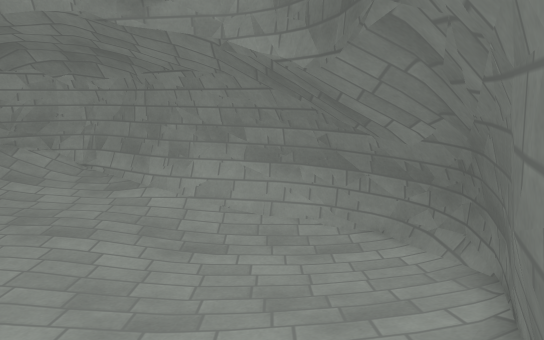
View 1 (above)

12 first-person views from a walk through a level from a Godot 3-D game. The camera is 1.5 m above the floor, tilts 12° down and sees 75° across. The floor is counted in squares, 0.5 m on a side. Each view is taken from the middle of a square. On the plan, view 1 faces up. The plan holds only what a view shows up to about 20 squares ahead; the rest is blank. Surface patterns are stand-ins for the level's own textures.

View 2
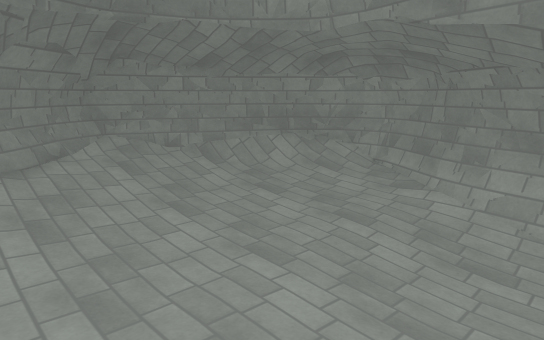

View 3
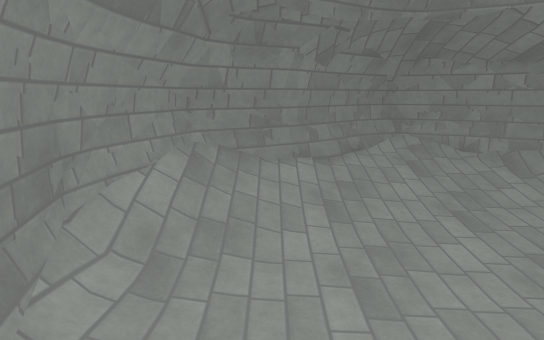

View 4
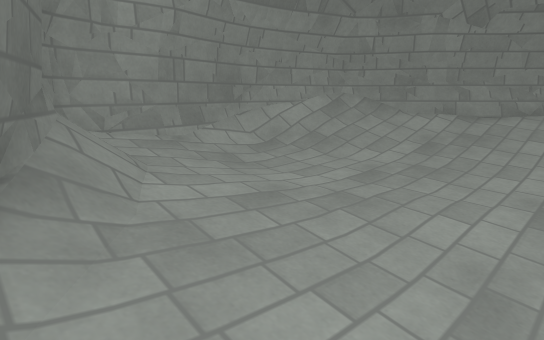

View 5
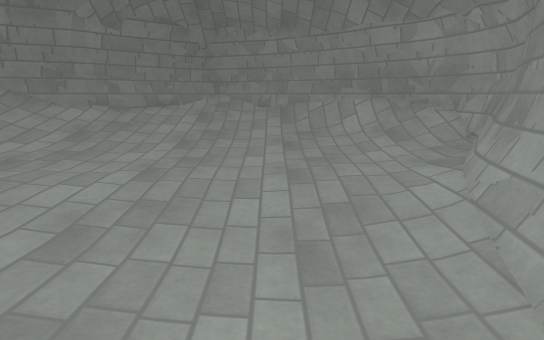

View 6
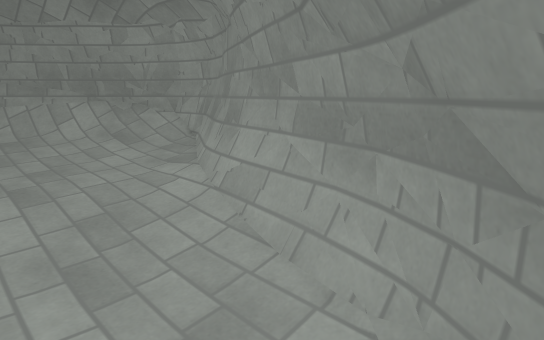

View 7
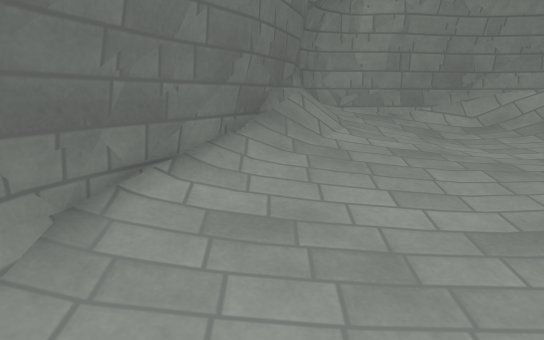

View 8
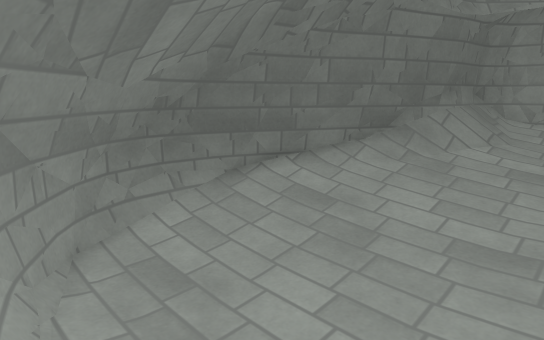

View 9
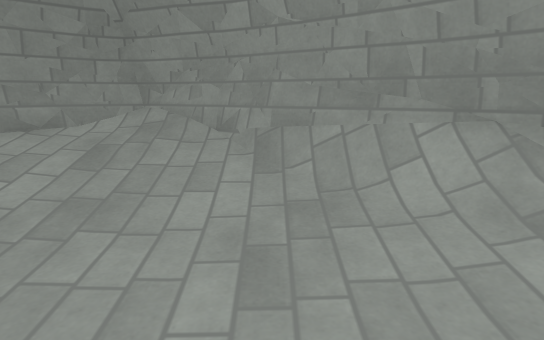

View 10
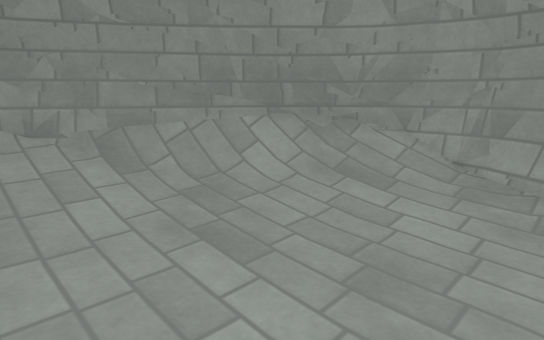

View 11
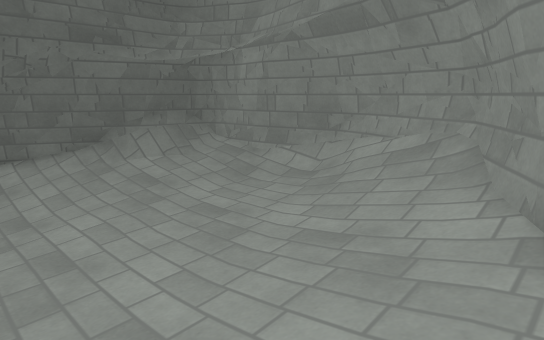

View 12
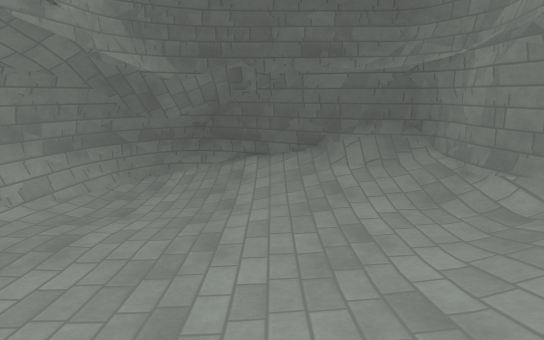

### Floor plan
Key: @ floor where view 1 was taken; # wall or solid block; . main floor; : floor 0.25 m higher than the main floor; - floor 0.25 m lower than the main floor; + floor 0.5 m higher than the main floor; _ floor 0.5 m lower than the main floor; * floor 0.75 m higher than the main floor; / step, stairs or slope; = window, fence, low wall or low ledge.
Columns run from 20 left of view 1 to 5 right of it. Each row starts with its distance up from view 1.
 19        ######
 18       ## /:#####
 17      ##//:...==###
 16     ##//:..... ==####
 15    ##//:........-##=###
 14    #//:.......-------_###
 13   ##/::.......---______###
 12  ##//::......----_______##
 11  ##/::.....------_______-#
 10 ##+/::.....------______--#
  9 ##+/:::.....------___----#
  8 #*//:::......-----------.#
  7 #**/+::......----------.##
  6 #**++:::........----../.##
  5 ##*+++::............../##
  4  ##*++:::............:/#
  3  ###*++::..........::/##
  2   ###/+:::.......::::/#
  1    ##////::.....::::/##
  0     ##/////:....:::+@#
 -1      ##/////::.:::++/#
 -2      ###////::://+++ #
 -3       ####///:/// ####
 -4         ##########

Where each view was taken, in squares from view 1:
view 1: 0 up, 0 right, facing up
view 2: 0 up, 0 right, facing up-left
view 3: 0 up, 0 right, facing left
view 4: 8 up, 3 right, facing down-left
view 5: 11 up, 4 right, facing left
view 6: 10 up, 4 right, facing up-left
view 7: 13 up, 2 right, facing down
view 8: 15 up, 4 left, facing down-right
view 9: 12 up, 7 left, facing left
view 10: 8 up, 7 left, facing up-left
view 11: 9 up, 17 left, facing down-right
view 12: 5 up, 18 left, facing right
